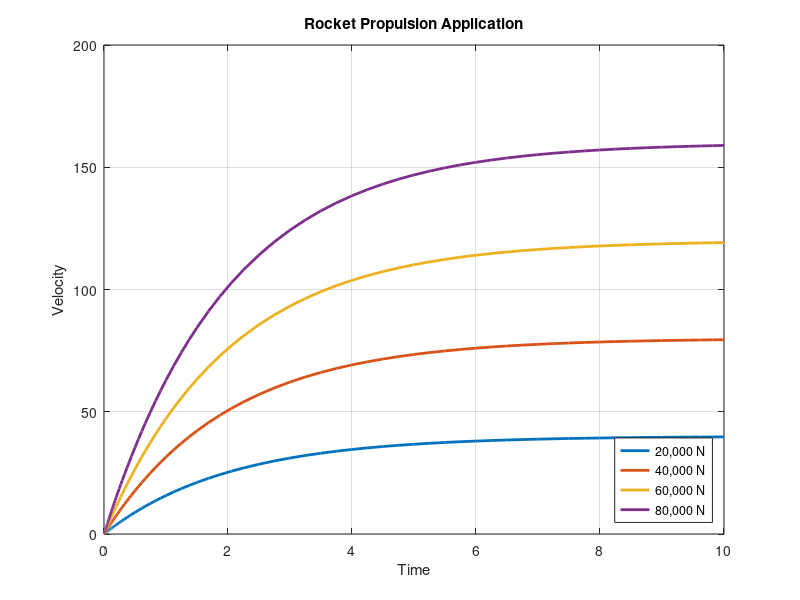

This chart was generated by the following MATLAB code:
%Initial values
m = 1000;
c = 500;
f_values = [20000 40000 60000 80000];
%Create data and plot
for i = 1:4
    f = f_values(i);
    [t,v] = ode45(@(t,v) (f-c*v)/m, [0 10], 0);
% Plot
    plot(t, v, 'LineWidth', 2)
    hold on
end
title("Rocket Propulsion Application")
grid on
xlabel("Time")
ylabel("Velocity")
legend('20,000 N','40,000 N','60,000 N','80,000 N','Location','southeast')
